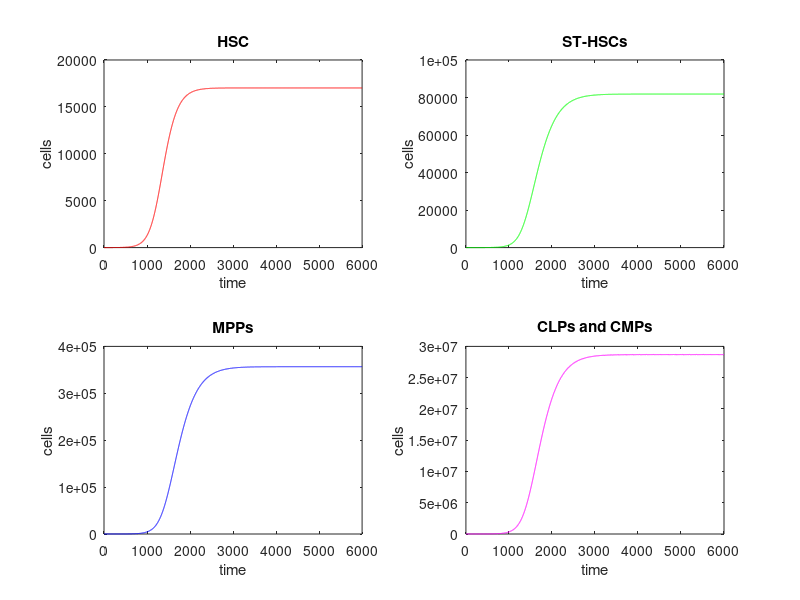
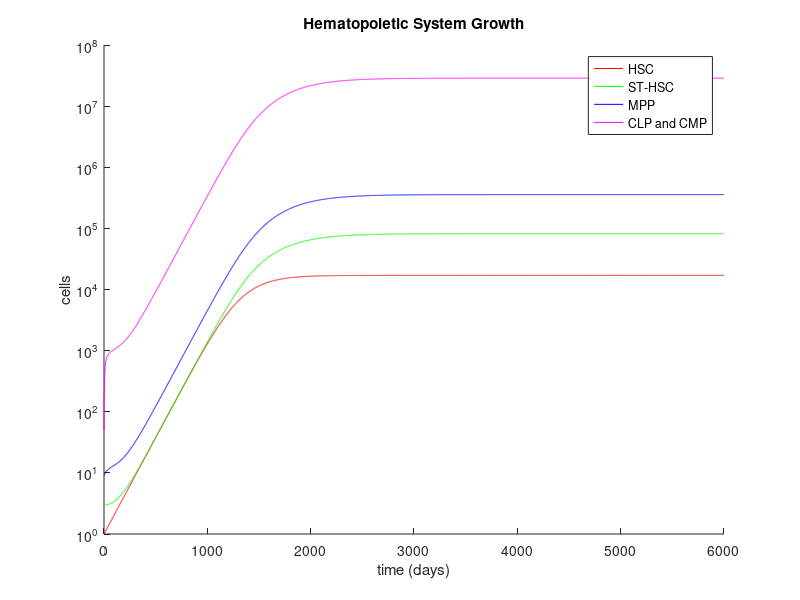
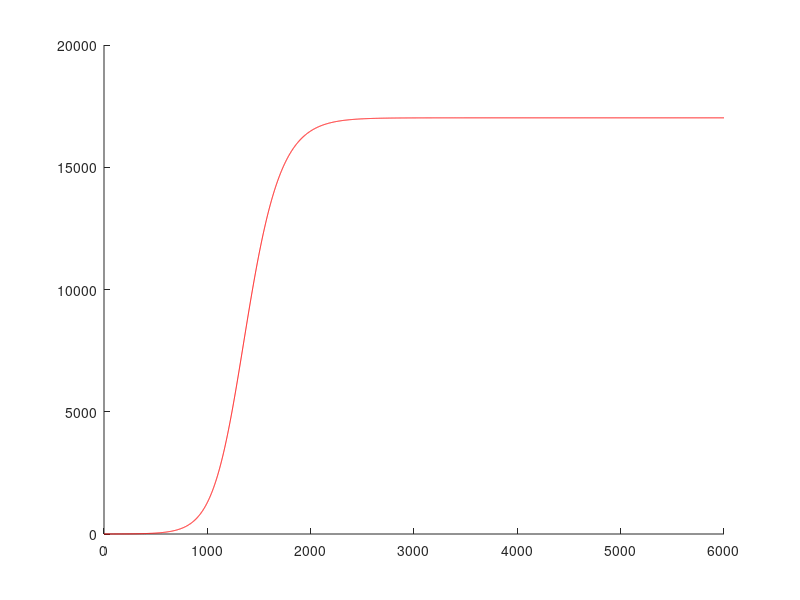

MATLAB code for these plots, in order: (Note: this script raises an error after producing the figures.)
function [t,dydt1] = HematopoieticSystemModel

time = 0:6000;
%------%

x_0 = 1;
x_1 = 3;
x_2 = 9;
x_3 = 50;
p0_0=100;
%----------%

p = [x_0 x_1 x_2 x_3 p0_0];
%--------------------------------------------------%
[t,dydt1] = ode45(@myODE,time,p);


%---Matrices-----%
[m1, m2, m3, m4] = equillibriatest(dydt1(:,1), dydt1(:,2), dydt1(:,3), dydt1(:,4))
save('m1.mat','m1')
save('m2.mat','m2')
save('m3.mat','m3')
save('m4.mat','m4')


%% -----Individual Plots------ %
figure (1)
hold on
subplot (2,2,1);
plot(t,dydt1(:, 1), 'r');
title ('HSC');
xlabel('time')
ylabel('cells')
hold off

hold on
subplot (2,2,2);
plot (t, dydt1(:,2),'g');
title ('ST-HSCs');
xlabel('time')
ylabel('cells')
hold off

hold on
subplot (2, 2, 3);
plot (t, dydt1(:,3),'b');
title ('MPPs');
xlabel('time')
ylabel('cells')
hold off

hold on
subplot (2, 2, 4);
plot (t, dydt1(:,4), 'm');
title ('CLPs and CMPs');
xlabel('time')
ylabel('cells')
hold off

%------------------%
figure (2)
hold on
plot(t,dydt1(:, 1), 'r');
plot (t, dydt1(:,2),'g');
plot (t, dydt1(:,3),'b');
plot (t, dydt1(:,4), 'm');
legend ('HSC' , 'ST-HSC', 'MPP', 'CLP and CMP');
xlabel('time (days)');
ylabel('cells');
title ('Hematopoietic System Growth');
set(gca, 'YScale', 'log');
hold off

%------------------%

figure (3)
hold on
plot(t,dydt1(:, 1), 'r');
yline(1.70213e+04);
title ('HSC');
xlabel('time');
ylabel('cells');
legend ('HSC', 'Equillibrium Level');
hold off

figure(4)
hold on
plot (t, dydt1(:,2),'g');
yline(8.18424e+04);
title ('ST-HSCs');
xlabel('time');
ylabel('cells');
legend ('ST-HSC', 'Equillibrium Level');
hold off

figure (5)
hold on
plot (t, dydt1(:,3),'b')
yline(3.56703e+05);
title ('MPPs');
xlabel('time');
ylabel('cells');
legend ('MPP', 'Equillibrium Level');
hold off

figure (6)
hold on
plot (t, dydt1(:,4), 'm')
title ('CLPs and CMPs');
yline(2.8687e+07)
xlabel('time');
ylabel('cells');
legend ('CLP and CMP', 'Equillibrium Level');
hold off 


% figure(7)
% hold on
% plot (t, dydt1(:,5), 'k')
% title ('Self Renewal for HSCs');
% xlabel('time')
% ylabel('cells')
% hold off

end

function dydt = myODE(t,y, r);

global P0 h0 r0 r1 r2 d3 p1 p2 
P0=0.7; 
h0=0.0000235;
r0=0.01818;
r1=0.08712;
r2=8.0217; 
d3=0.1;
p1=0.4783;
p2=0.4987; 
%%

% y(1) = x_0;
% y(2) = x_1;
% y(3) = x_2;
% y(4) = x_3;


p0=P0./(1+h0.*y(1));
tmp1 = r0.*y(1).*(2.*p0-1);
tmp2 = 2.*r0.*y(1).*(1-p0) + r1.*y(2).*(2.*p1-1);
tmp3 = 2.*r1.*y(2).*(1-p1) + r2.*y(3).*(2.*p2-1);
tmp4 =2.*r2.*y(3).*(1-p2) - d3.*y(4);
dydt = [tmp1; tmp2; tmp3; tmp4; p0];

end

function [matrix1, matrix2, matrix3, matrix4] = equillibriatest (in1, in2, in3, in4)
global P0 h0 r0 r1 r2 d3 p1 p2
matrix1 = in1;
matrix2 = in2;
matrix3 = in3;
matrix4 = in4;
end




